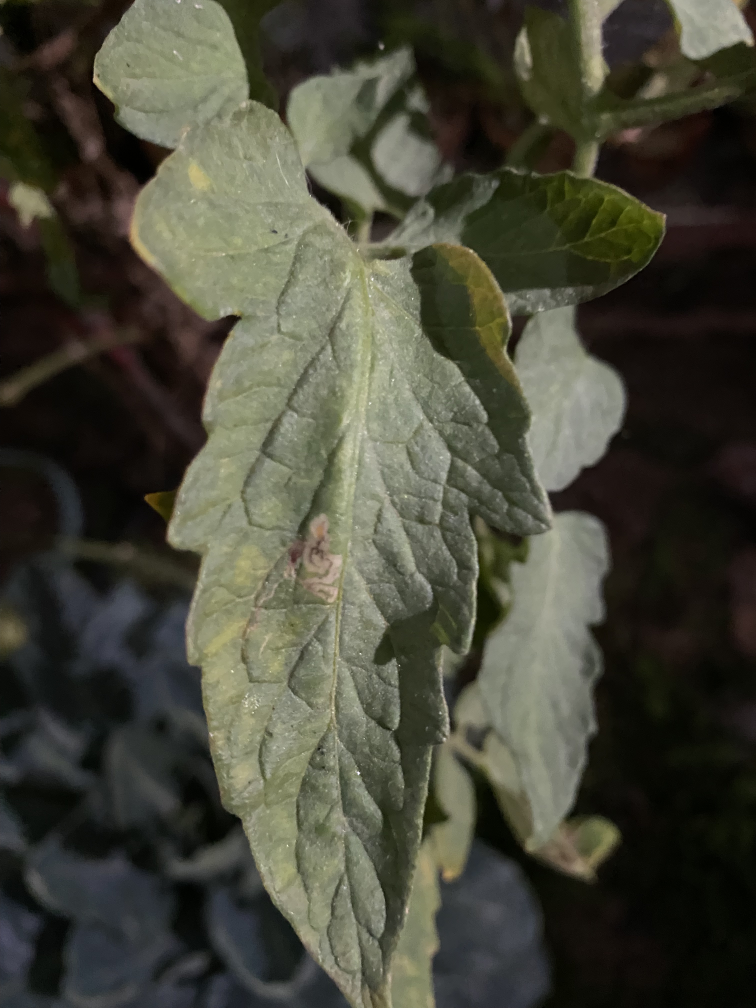
#> input picture sample_data/IMG_4150.jpeg, 3024 x 4032 px, found by its file name (shown at 1/4 size)
$ jupyter execute --allow-errors newseg.ipynb
#> lines starting #> are read from the running program, lines starting #| are printed output that depends on the picture; after the words box and inside, x2 and y2 are one past the last pixel; in counts of white or black regions, pixels touching at a corner belong together
[cell 1]
import cv2
import PIL
import pathlib
import matplotlib.pyplot as plt

[cell 2]
# path = '/notebooks/sample_data/IMG_4195.jpeg'
path = '/notebooks/sample_data/IMG_4196.jpeg'
# img_path = pathlib.Path(path)

img =  cv2.imread(path)
#> (the rest of this cell did not finish here and is left out)

#> (a cell that did not finish here is left out)

#> (a cell that did not finish here is left out)

[cell 5]
import cv2 as cv
import numpy as np
from matplotlib import pyplot as plt
img = cv.imread(path,0)
#> (the rest of this cell did not finish here and is left out)

OTSU FOR HSV

[cell 6]
# create a masked image
img_original = cv.imread(path)
#> (the rest of this cell did not finish here and is left out)

[cell 7]
import cv2
import numpy as np

# Load the image
img = cv2.imread(path)

# Convert to grayscale
#> (the rest of this cell did not finish here and is left out)

K MEANS CLUSTERING

[cell 8]
import cv2
import numpy as np
import matplotlib.pyplot as plt

# Load image
path = '/notebooks/sample_data/IMG_4199.jpeg'
img = cv2.imread(path)
#> (the rest of this cell did not finish here and is left out)

Center Crop

[cell 9]
import cv2
import numpy as np
import matplotlib.pyplot as plt

# Load image
img = cv2.imread(path)

# Crop center of image
#> (the rest of this cell did not finish here and is left out)

MEAN SHIFT CLUSTERING

[cell 10]
import numpy as np
from sklearn.cluster import MeanShift, estimate_bandwidth
# from sklearn.datasets import make_blobs
from itertools import cycle
from PIL import Image
import matplotlib.pyplot as plt
import matplotlib.pylab as pylab
import cv2
# %matplotlib inline

path = '/notebooks/sample_data/IMG_4150.jpeg'
img = cv2.imread(path)
#> img is the input picture: shape (4032, 3024, 3); mean B, G, R 57.2, 70.6, 70.6


img = cv2.resize(img, (120,120), interpolation = cv2.INTER_AREA)
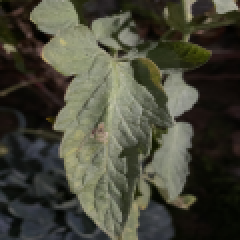
#> img: shape (120, 120, 3) (shown 2 times larger); mean B, G, R 57.2, 70.6, 70.6
original = img.copy()

# mask = cv2.inRange(cv2.cvtColor(img, cv2.COLOR_BGR2HSV)[:,:,1], 50, 200)
# img = cv2.bitwise_and(img, img, mask=mask)


# img = cv2.cvtColor(img, cv2.COLOR_BGR2LAB)

img = np.array(img)

# saving the image shape
shape = img.shape
#> shape = (120, 120, 3)


# reshaping image
reshape_img = np.reshape(img, [-1, 3])


bandwidth = estimate_bandwidth(reshape_img, quantile=0.1, n_samples=100)
#> bandwidth = 16.88
bandwidth

msc = MeanShift(bandwidth=bandwidth, bin_seeding=True)
msc.fit(reshape_img)

print("shape of labels : %d" % msc.labels_.shape)
#| shape of labels : 14400
print( msc.cluster_centers_.shape)
#| (5, 3)
print("number of estimated clusters : %d" % len(np.unique(msc.labels_)))
#| number of estimated clusters : 5

labels = msc.labels_
#> labels = 14400 values, max 4 at index 684, min 0 at index 1, mean 1.13
result_image = np.reshape(labels, shape[:2])
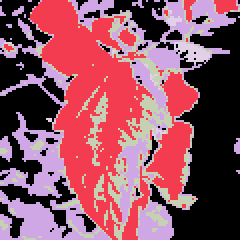
#> result_image: shape (120, 120) int64 (shown 2 times larger); 5 distinct labels, from 0 to 4; one colour per label, 0 black

clusters = result_image.copy()

_, result_image = cv2.threshold(result_image.astype(np.uint8), 0, 255, cv2.THRESH_BINARY)
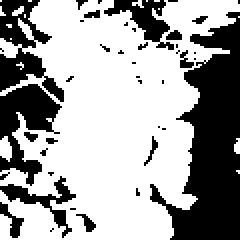
#> result_image: shape (120, 120) (shown 2 times larger); 64.2% white; 42 black regions (30 under 20 px), largest, box (x1, y1, x2, y2) and area: (75, 6, 120, 120) 2685, (0, 42, 31, 93) 747, (0, 0, 32, 51) 692
# result_image = cv2.bitwise_and(img, img, mask=result_image.astype(np.uint8))

# # POSTPROCESSING
# result_image = cv2.dilate(result_image, np.ones((2,2),np.uint8), iterations = 1)
# result_image = cv2.erode(result_image, np.ones((9,9),np.uint8), iterations = 1)
# # mask1_opening = cv2.dilate(mask1_opening, np.ones((4,4),np.uint8), iterations = 1)
# # mask1_opening = cv2.erode(mask1_opening, np.ones((9,9),np.uint8), iterations = 1)


final = cv2.bitwise_and(original, original, mask=result_image)
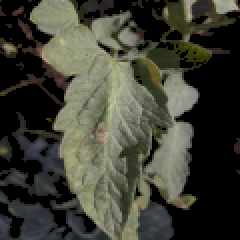
#> final: shape (120, 120, 3) (shown 2 times larger); mean B, G, R 53.1, 64.4, 63.6

# [8 lines of commented-out code are left out]

fig, ax = plt.subplots(1, 4, figsize=(15,5))
ax[0].imshow(original)
ax[0].set_title('Original',fontsize=15)
ax[1].imshow(clusters)
ax[1].set_title('Clusters',fontsize=15)
ax[2].imshow(result_image)
ax[2].set_title('Result',fontsize=15);
ax[3].imshow(final)
ax[3].set_title('Final',fontsize=15);
plt.show()
#> figure, not shown here; B, G, R data is drawn as R, G, B

[cell 11]
import cv2
import numpy as np
import matplotlib.pyplot as plt

# Read the image
img = cv2.imread(path)

# Convert the image to HSV color space
hsv_img = cv2.cvtColor(img, cv2.COLOR_BGR2HSV)
#> hsv_img: shape (4032, 3024, 3); mean H, S, V 38.4, 81.7, 73.2

# Define the range of green color in HSV
lower_green = np.array([25, 40, 50])
upper_green = np.array([85, 255, 255])

# Threshold the image to get only green color
mask = cv2.inRange(hsv_img, lower_green, upper_green)
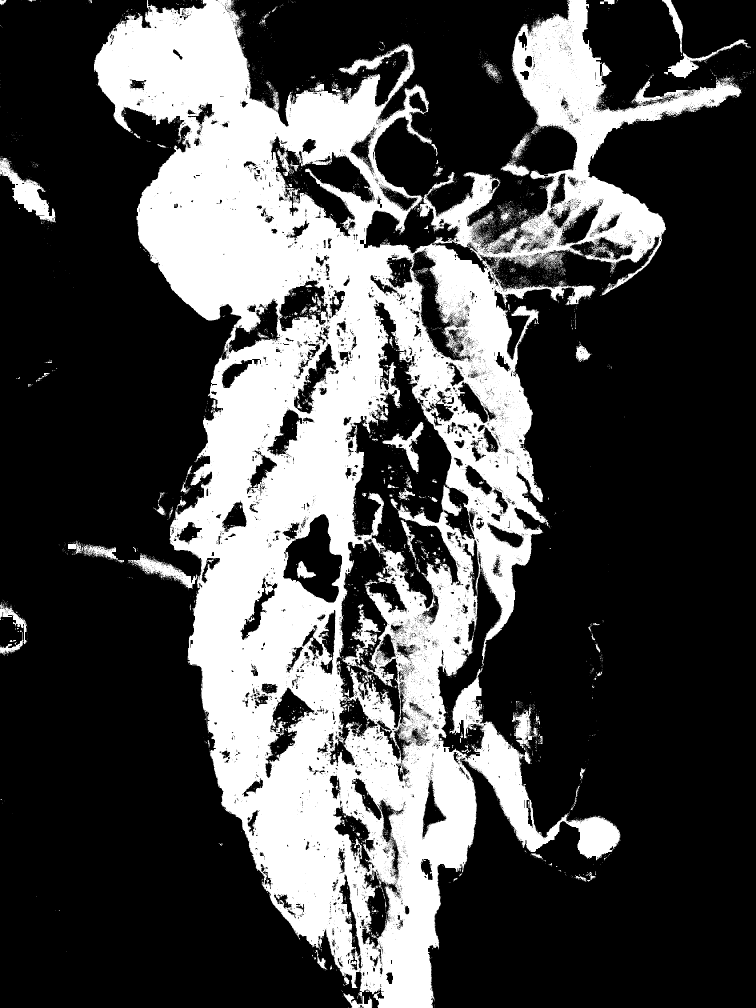
#> mask: shape (4032, 3024) (shown at 1/4 size); 29.7% white; 8077 white regions (7677 under 20 px), largest, box (x1, y1, x2, y2) and area: (376, 0, 2968, 4032) 3456059, (0, 632, 222, 889) 18179, (2648, 0, 3003, 314) 13095

# Apply a Gaussian blur to the mask to remove noise
mask = cv2.GaussianBlur(mask, (5, 5), 0)

# Apply adaptive thresholding to the mask to separate the foreground (disease) and background (healthy)
adaptive_mask = cv2.adaptiveThreshold(mask, 255, cv2.ADAPTIVE_THRESH_GAUSSIAN_C, cv2.THRESH_BINARY_INV, 11, 2)
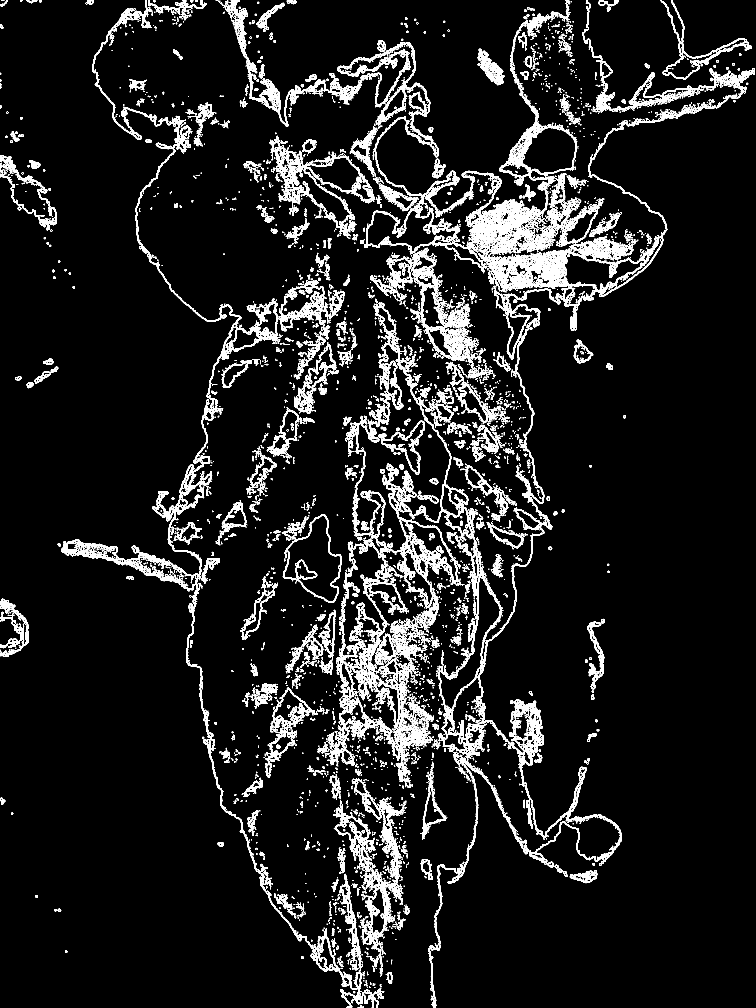
#> adaptive_mask: shape (4032, 3024) (shown at 1/4 size); 7.6% white; 7424 white regions (4972 under 20 px), largest, box (x1, y1, x2, y2) and area: (1712, 0, 3020, 4032) 150391, (908, 0, 2309, 1016) 92384, (371, 0, 1537, 4032) 66833

# Apply morphology operations to the adaptive mask to remove small noise and fill in holes in the foreground
kernel = np.ones((5, 5), np.uint8)
morph_mask = cv2.morphologyEx(adaptive_mask, cv2.MORPH_OPEN, kernel)
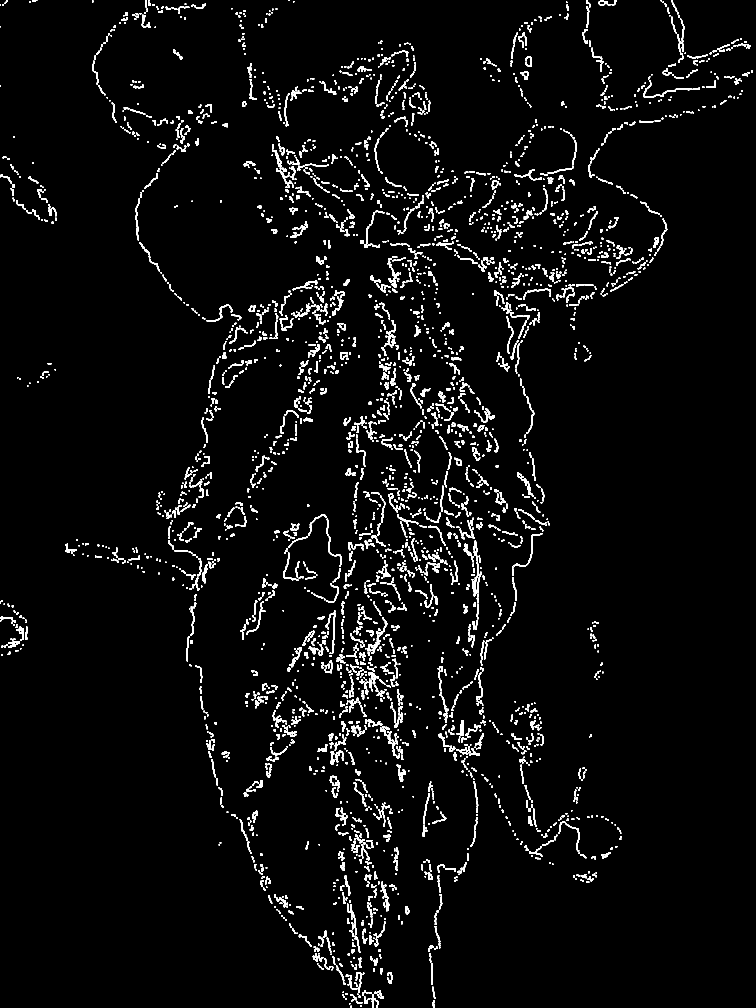
#> morph_mask: shape (4032, 3024) (shown at 1/4 size); 3.2% white; 4440 white regions (5 under 20 px), largest, box (x1, y1, x2, y2) and area: (2574, 350, 2769, 390) 1325, (2238, 3285, 2320, 3406) 1056, (1890, 2247, 1916, 2385) 1031
morph_mask = cv2.morphologyEx(morph_mask, cv2.MORPH_CLOSE, kernel)
#> morph_mask: shape (4032, 3024); 3.4% white; 2614 white regions (3 under 20 px), largest, box (x1, y1, x2, y2) and area: (1887, 2223, 1928, 2520) 3012, (1438, 2688, 1515, 2797) 2422, (1509, 2884, 1600, 3034) 2318

# Apply the mask to the original image to extract the disease part of the leaf
disease_part = cv2.bitwise_and(img, img, mask=morph_mask)
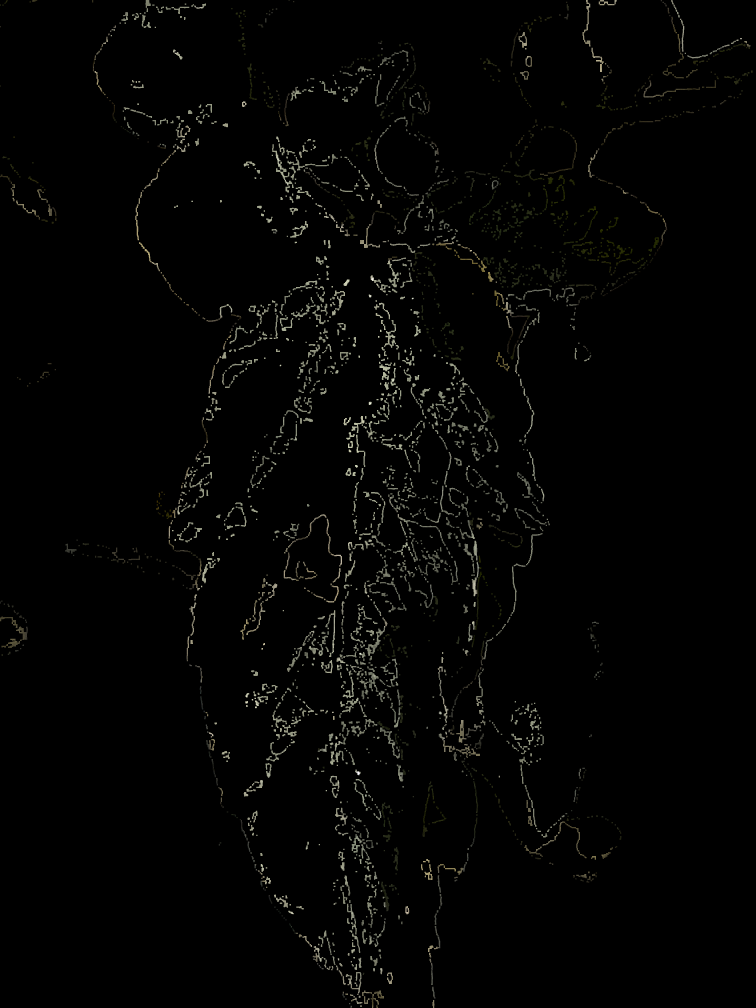
#> disease_part: shape (4032, 3024, 3) (shown at 1/4 size); mean B, G, R 3.2, 3.9, 3.8

# Display the results
plt.subplot(2, 2, 1), plt.imshow(cv2.cvtColor(img, cv2.COLOR_BGR2RGB)), plt.title("Original")
plt.subplot(2, 2, 2), plt.imshow(mask, cmap="gray"), plt.title("Green Mask")
plt.subplot(2, 2, 3), plt.imshow(adaptive_mask, cmap="gray"), plt.title("Adaptive Thresholding")
plt.subplot(2, 2, 4), plt.imshow(cv2.cvtColor(disease_part, cv2.COLOR_BGR2RGB)), plt.title("Disease Part")
plt.show()
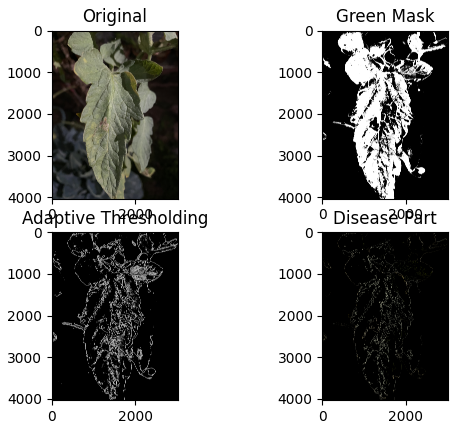
#> figure drawn by matplotlib, 4 panels

$ run again, with sample_data/imagescropped.png saved as sample_data/IMG_4150.jpeg
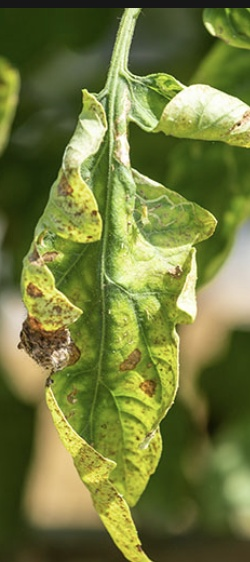
#> input picture sample_data/imagescropped.png, 250 x 562 px, found by its file name
#> img is the input picture: shape (562, 250, 3); mean B, G, R 61, 122.4, 114.4
#> img: shape (120, 120, 3)
#> bandwidth = 29.86
#| shape of labels : 14400
#| (4, 3)
#| number of estimated clusters : 4
#> labels = 14400 values, max 3 at index 1139, min 0 at index 0, mean 0.522
#> `_, result_image = cv2.threshold(result_image.astype(np.uint8), 0, 255,..`:
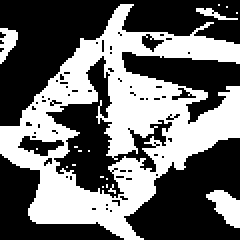
#> result_image: shape (120, 120) (shown 2 times larger); 42.2% white; 18 white regions (14 under 20 px), largest, box (x1, y1, x2, y2) and area: (0, 2, 120, 120) 5723, (103, 95, 120, 114) 186, (0, 14, 9, 32) 95, (98, 4, 119, 10) 48
#> hsv_img: shape (562, 250, 3); mean H, S, V 34.8, 143.7, 125.5
#> adaptive_mask: shape (562, 250); 11.4% white; 107 white regions (57 under 20 px), largest, box (x1, y1, x2, y2) and area: (0, 298, 103, 527) 3289, (178, 222, 250, 389) 1769, (0, 145, 62, 220) 1348
#> `plt.show()`:
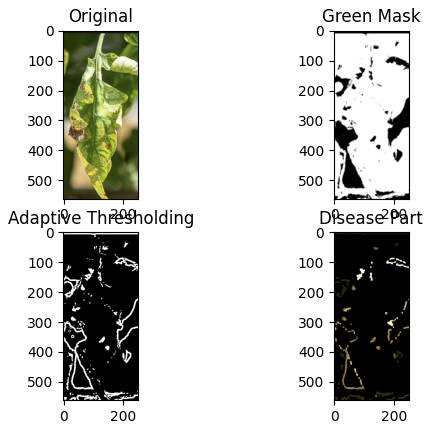
#> figure drawn by matplotlib, 4 panels

$ run again, with sample_data/IMG_4152.jpeg copied over sample_data/IMG_4150.jpeg
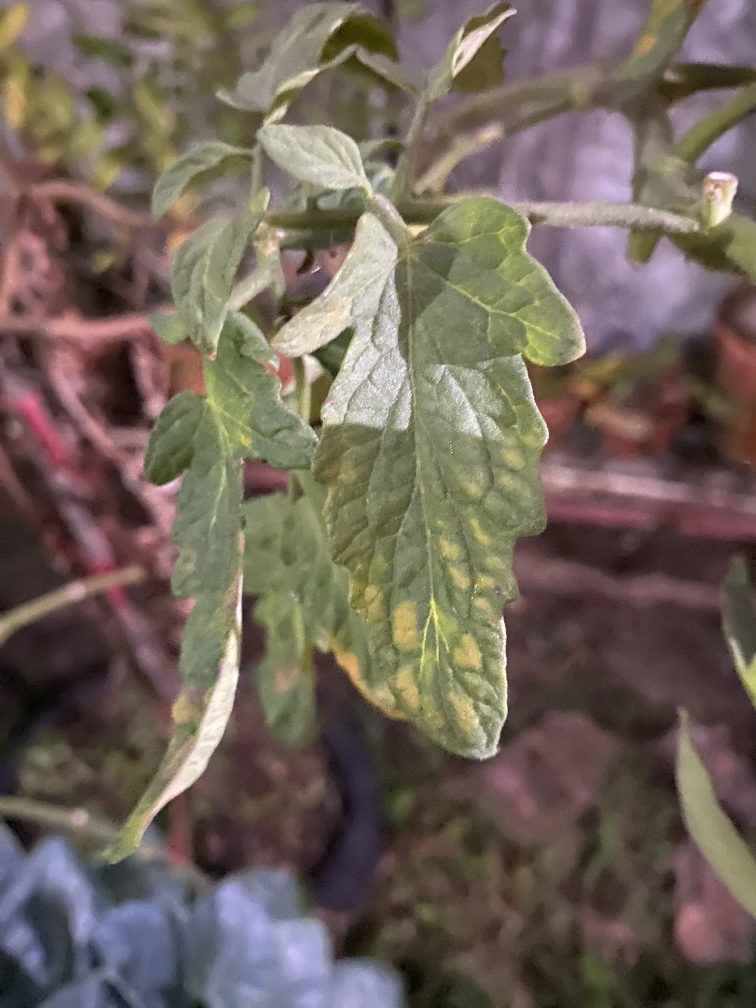
#> input picture sample_data/IMG_4152.jpeg, 3024 x 4032 px, found by its file name (shown at 1/4 size)
#> img is the input picture: shape (4032, 3024, 3); mean B, G, R 89.8, 99.9, 112.7
#> img: shape (120, 120, 3)
#> bandwidth = 25.59
#| shape of labels : 14400
#| (7, 3)
#| number of estimated clusters : 7
#> labels = 14400 values, max 6 at index 122, min 0 at index 32, mean 1.38
#> `_, result_image = cv2.threshold(result_image.astype(np.uint8), 0, 255,..`:
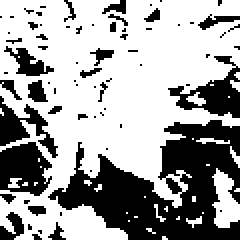
#> result_image: shape (120, 120) (shown 2 times larger); 63.8% white; 71 black regions (54 under 20 px), largest, box (x1, y1, x2, y2) and area: (24, 60, 120, 120) 2992, (0, 71, 26, 98) 495, (84, 28, 120, 59) 447
#> hsv_img: shape (4032, 3024, 3); mean H, S, V 62.9, 71.8, 115.9
#> adaptive_mask: shape (4032, 3024); 3.3% white; 1942 white regions (1222 under 20 px), largest, box (x1, y1, x2, y2) and area: (574, 697, 2321, 3030) 90551, (287, 279, 1015, 855) 27015, (2649, 3836, 3024, 4032) 23554
#> `plt.show()`:
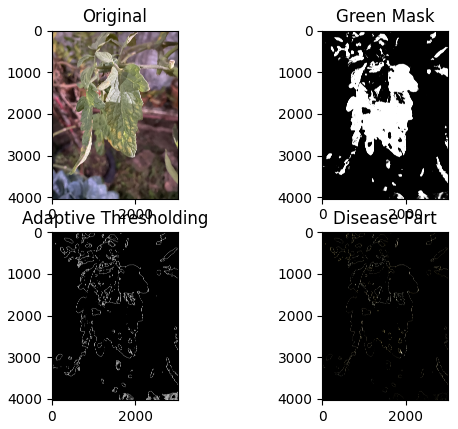
#> figure drawn by matplotlib, 4 panels
